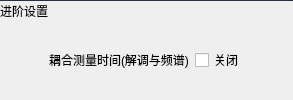
             <widget class="QWidget" name="AdvancedSetting" native="true">
              <layout class="QVBoxLayout" name="verticalLayout_12">
               <property name="spacing">
                <number>0</number>
               </property>
               <property name="leftMargin">
                <number>0</number>
               </property>
               <property name="topMargin">
                <number>0</number>
               </property>
               <property name="rightMargin">
                <number>0</number>
               </property>
               <property name="bottomMargin">
                <number>0</number>
               </property>
               <item>
                <widget class="Line" name="line_8">
                 <property name="maximumSize">
                  <size>
                   <width>16777215</width>
                   <height>1</height>
                  </size>
                 </property>
                 <property name="styleSheet">
                  <string notr="true">QWidget{
	background-color:rgb(35,42,58);
	font:'宋体';
}</string>
                 </property>
                 <property name="orientation">
                  <enum>Qt::Horizontal</enum>
                 </property>
                </widget>
               </item>
               <item>
                <widget class="QLabel" name="label_83">
                 <property name="maximumSize">
                  <size>
                   <width>16777215</width>
                   <height>20</height>
                  </size>
                 </property>
                 <property name="text">
                  <string>进阶设置</string>
                 </property>
                </widget>
               </item>
               <item>
                <widget class="QWidget" name="widget_23" native="true">
                 <layout class="QGridLayout" name="gridLayout_9">
                  <item row="0" column="3">
                   <widget class="QCheckBox" name="checkBox_7">
                    <property name="focusPolicy">
                     <enum>Qt::NoFocus</enum>
                    </property>
                    <property name="text">
                     <string>关闭</string>
                    </property>
                   </widget>
                  </item>
                  <item row="0" column="0">
                   <spacer name="horizontalSpacer_11">
                    <property name="orientation">
                     <enum>Qt::Horizontal</enum>
                    </property>
                    <property name="sizeHint" stdset="0">
                     <size>
                      <width>40</width>
                      <height>20</height>
                     </size>
                    </property>
                   </spacer>
                  </item>
                  <item row="0" column="1">
                   <widget class="QLabel" name="label_86">
                    <property name="text">
                     <string>耦合测量时间(解调与频谱)</string>
                    </property>
                   </widget>
                  </item>
                  <item row="0" column="4">
                   <spacer name="horizontalSpacer_12">
                    <property name="orientation">
                     <enum>Qt::Horizontal</enum>
                    </property>
                    <property name="sizeHint" stdset="0">
                     <size>
                      <width>40</width>
                      <height>20</height>
                     </size>
                    </property>
                   </spacer>
                  </item>
                 </layout>
                </widget>
               </item>
              </layout>
             </widget>
